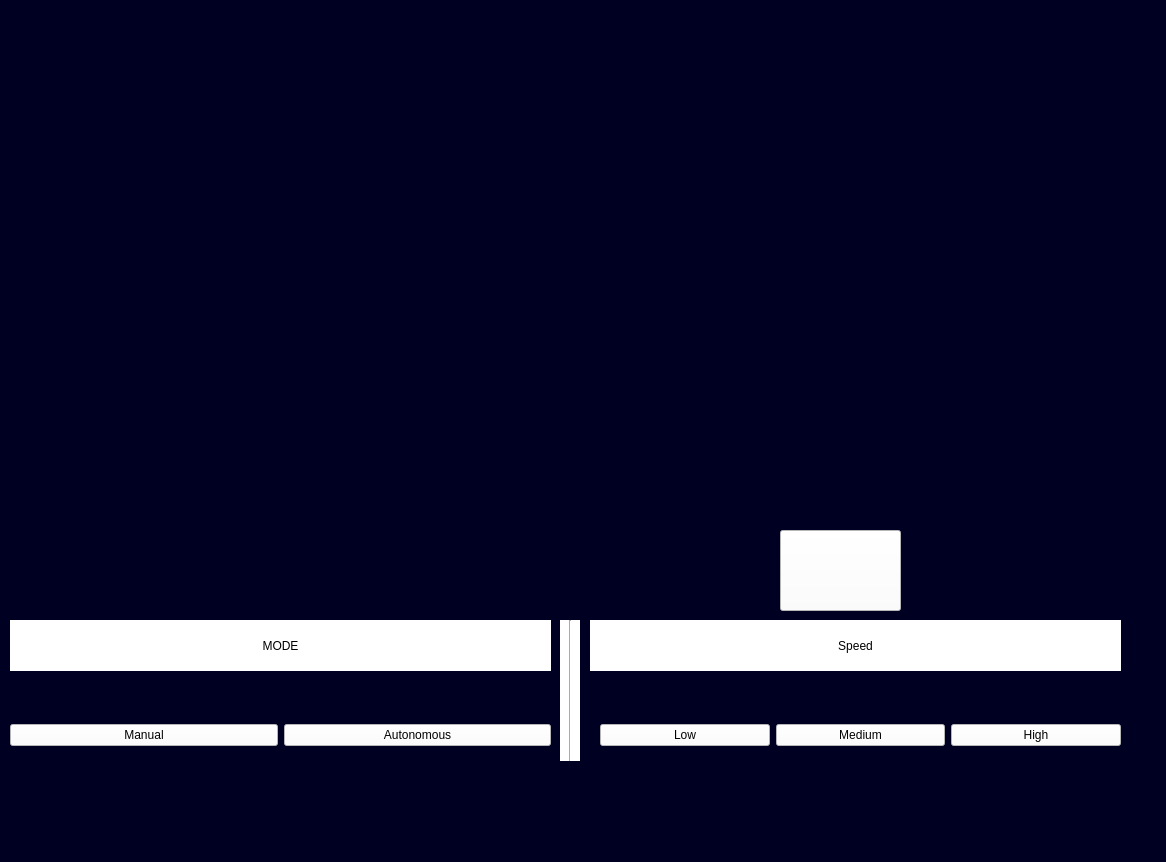
<?xml version="1.0" encoding="UTF-8"?>
<ui version="4.0">
 <class>MainWindow</class>
 <widget class="QMainWindow" name="MainWindow">
  <property name="geometry">
   <rect>
    <x>0</x>
    <y>0</y>
    <width>1166</width>
    <height>862</height>
   </rect>
  </property>
  <property name="windowTitle">
   <string>MainWindow</string>
  </property>
  <property name="layoutDirection">
   <enum>Qt::LeftToRight</enum>
  </property>
  <property name="styleSheet">
   <string notr="true">background-color: rgb(0, 0, 34);
</string>
  </property>
  <widget class="QWidget" name="centralwidget">
   <widget class="QLabel" name="label">
    <property name="geometry">
     <rect>
      <x>480</x>
      <y>-10</y>
      <width>191</width>
      <height>191</height>
     </rect>
    </property>
    <property name="styleSheet">
     <string notr="true">background-image: url(:/images/aqua.jfif);
color: rgb(255, 255, 255);</string>
    </property>
    <property name="text">
     <string/>
    </property>
   </widget>
   <widget class="QLabel" name="label_2">
    <property name="geometry">
     <rect>
      <x>10</x>
      <y>620</y>
      <width>541</width>
      <height>51</height>
     </rect>
    </property>
    <property name="toolTip">
     <string>&lt;html&gt;&lt;head/&gt;&lt;body&gt;&lt;p align=&quot;justify&quot;&gt;&lt;br/&gt;&lt;/p&gt;&lt;/body&gt;&lt;/html&gt;</string>
    </property>
    <property name="layoutDirection">
     <enum>Qt::RightToLeft</enum>
    </property>
    <property name="styleSheet">
     <string notr="true">background-color: rgb(255, 255, 255);
;
font: 75 italic 24pt &quot;Times New Roman&quot;;</string>
    </property>
    <property name="text">
     <string>MODE</string>
    </property>
    <property name="alignment">
     <set>Qt::AlignCenter</set>
    </property>
   </widget>
   <widget class="QLabel" name="label_3">
    <property name="geometry">
     <rect>
      <x>590</x>
      <y>620</y>
      <width>531</width>
      <height>51</height>
     </rect>
    </property>
    <property name="toolTip">
     <string>&lt;html&gt;&lt;head/&gt;&lt;body&gt;&lt;p align=&quot;justify&quot;&gt;&lt;br/&gt;&lt;/p&gt;&lt;/body&gt;&lt;/html&gt;</string>
    </property>
    <property name="layoutDirection">
     <enum>Qt::RightToLeft</enum>
    </property>
    <property name="styleSheet">
     <string notr="true">background-color: rgb(255, 255, 255);
;
font: 75 italic 24pt &quot;Times New Roman&quot;;</string>
    </property>
    <property name="text">
     <string>Speed</string>
    </property>
    <property name="alignment">
     <set>Qt::AlignCenter</set>
    </property>
   </widget>
   <widget class="QWidget" name="horizontalLayoutWidget">
    <property name="geometry">
     <rect>
      <x>600</x>
      <y>690</y>
      <width>521</width>
      <height>91</height>
     </rect>
    </property>
    <layout class="QHBoxLayout" name="horizontalLayout">
     <item>
      <widget class="QPushButton" name="low_pushButton">
       <property name="styleSheet">
        <string notr="true">background-color: rgb(255, 255, 255);
font: 75 italic 20pt &quot;Times New Roman&quot;;</string>
       </property>
       <property name="text">
        <string>Low</string>
       </property>
       <property name="checkable">
        <bool>true</bool>
       </property>
       <property name="autoRepeat">
        <bool>false</bool>
       </property>
       <property name="autoExclusive">
        <bool>true</bool>
       </property>
       <property name="flat">
        <bool>false</bool>
       </property>
      </widget>
     </item>
     <item>
      <widget class="QPushButton" name="medium_pushButton">
       <property name="styleSheet">
        <string notr="true">background-color: rgb(255, 255, 255);
font: 75 italic 20pt &quot;Times New Roman&quot;;</string>
       </property>
       <property name="text">
        <string>Medium</string>
       </property>
       <property name="checkable">
        <bool>true</bool>
       </property>
       <property name="autoRepeat">
        <bool>false</bool>
       </property>
       <property name="autoExclusive">
        <bool>true</bool>
       </property>
       <property name="flat">
        <bool>false</bool>
       </property>
      </widget>
     </item>
     <item>
      <widget class="QPushButton" name="high_pushButton">
       <property name="styleSheet">
        <string notr="true">background-color: rgb(255, 255, 255);
font: 75 italic 20pt &quot;Times New Roman&quot;;</string>
       </property>
       <property name="text">
        <string>High</string>
       </property>
       <property name="checkable">
        <bool>true</bool>
       </property>
       <property name="autoRepeat">
        <bool>false</bool>
       </property>
       <property name="autoExclusive">
        <bool>true</bool>
       </property>
       <property name="flat">
        <bool>false</bool>
       </property>
      </widget>
     </item>
    </layout>
   </widget>
   <widget class="QWidget" name="horizontalLayoutWidget_2">
    <property name="geometry">
     <rect>
      <x>10</x>
      <y>680</y>
      <width>541</width>
      <height>111</height>
     </rect>
    </property>
    <layout class="QHBoxLayout" name="horizontalLayout_2">
     <item>
      <widget class="QPushButton" name="manual_pushButton">
       <property name="styleSheet">
        <string notr="true">background-color: rgb(255, 255, 255);
font: 75 italic 20pt &quot;Times New Roman&quot;;</string>
       </property>
       <property name="text">
        <string>Manual</string>
       </property>
       <property name="checkable">
        <bool>true</bool>
       </property>
       <property name="checked">
        <bool>false</bool>
       </property>
       <property name="autoExclusive">
        <bool>true</bool>
       </property>
       <property name="autoDefault">
        <bool>true</bool>
       </property>
       <property name="default">
        <bool>false</bool>
       </property>
       <property name="flat">
        <bool>false</bool>
       </property>
      </widget>
     </item>
     <item>
      <widget class="QPushButton" name="auto_pushButton">
       <property name="styleSheet">
        <string notr="true">background-color: rgb(255, 255, 255);
font: 75 italic 20pt &quot;Times New Roman&quot;;</string>
       </property>
       <property name="text">
        <string>Autonomous</string>
       </property>
       <property name="checkable">
        <bool>true</bool>
       </property>
       <property name="autoRepeat">
        <bool>false</bool>
       </property>
       <property name="autoExclusive">
        <bool>true</bool>
       </property>
      </widget>
     </item>
    </layout>
   </widget>
   <widget class="Line" name="line_2">
    <property name="geometry">
     <rect>
      <x>560</x>
      <y>620</y>
      <width>20</width>
      <height>141</height>
     </rect>
    </property>
    <property name="styleSheet">
     <string notr="true">background-color: rgb(255, 255, 255);</string>
    </property>
    <property name="orientation">
     <enum>Qt::Vertical</enum>
    </property>
   </widget>
   <widget class="QPushButton" name="car_indicator">
    <property name="geometry">
     <rect>
      <x>210</x>
      <y>540</y>
      <width>121</width>
      <height>71</height>
     </rect>
    </property>
    <property name="styleSheet">
     <string notr="true">background-color: rgb(255, 255, 255);
</string>
    </property>
    <property name="text">
     <string/>
    </property>
    <property name="icon">
     <iconset resource="../Mega project gui/images/aqua_image.qrc">
      <normaloff>:/images/car.PNG</normaloff>:/images/car.PNG</iconset>
    </property>
    <property name="iconSize">
     <size>
      <width>150</width>
      <height>100</height>
     </size>
    </property>
    <property name="flat">
     <bool>true</bool>
    </property>
   </widget>
   <widget class="QPushButton" name="lowspeed_indicator">
    <property name="geometry">
     <rect>
      <x>780</x>
      <y>530</y>
      <width>121</width>
      <height>81</height>
     </rect>
    </property>
    <property name="styleSheet">
     <string notr="true">background-color: rgb(255, 255, 255);
</string>
    </property>
    <property name="text">
     <string/>
    </property>
    <property name="icon">
     <iconset resource="../Mega project gui/images/aqua_image.qrc">
      <normaloff>:/images/low.PNG</normaloff>:/images/low.PNG</iconset>
    </property>
    <property name="iconSize">
     <size>
      <width>90</width>
      <height>100</height>
     </size>
    </property>
    <property name="flat">
     <bool>false</bool>
    </property>
   </widget>
  </widget>
  <widget class="QMenuBar" name="menubar">
   <property name="geometry">
    <rect>
     <x>0</x>
     <y>0</y>
     <width>1166</width>
     <height>26</height>
    </rect>
   </property>
  </widget>
  <widget class="QStatusBar" name="statusbar"/>
 </widget>
 <resources>
  <include location="../Mega project gui/images/aqua_image.qrc"/>
 </resources>
 <connections/>
</ui>
